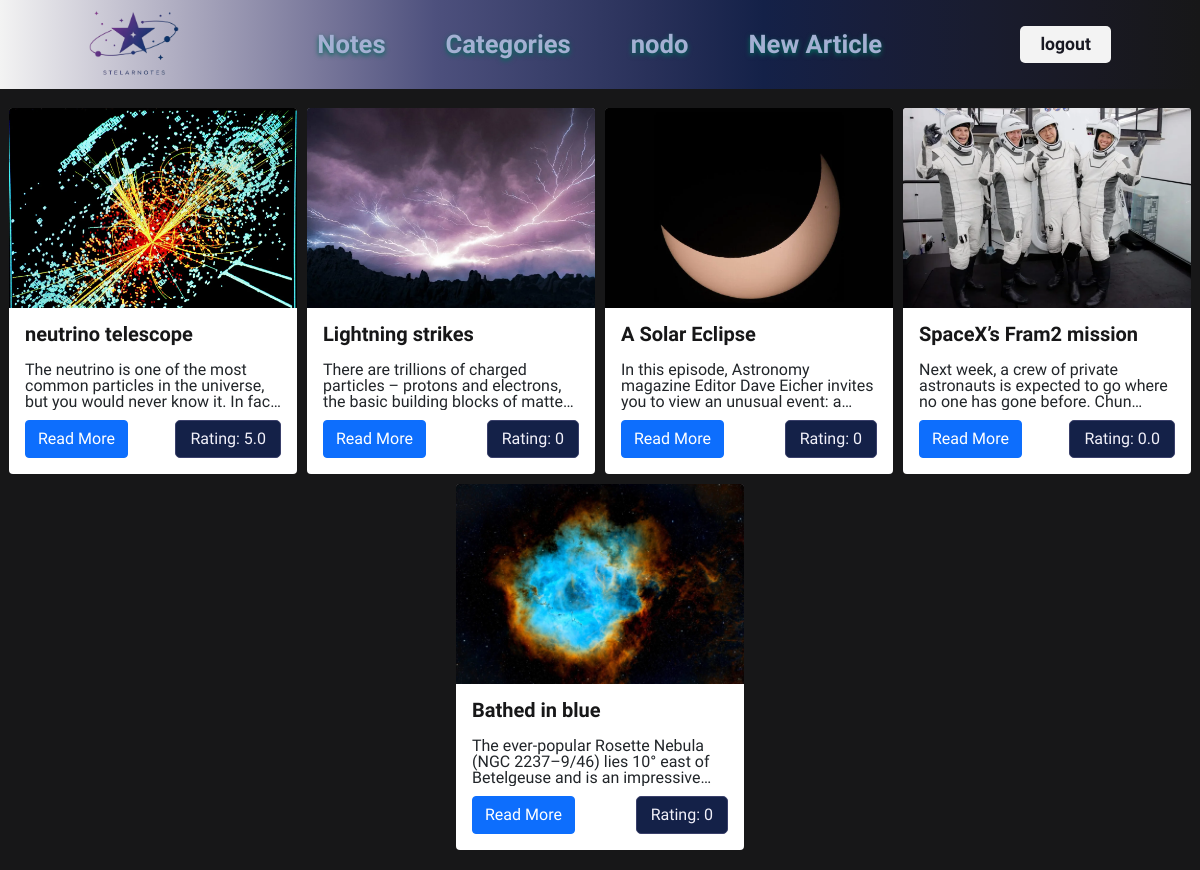
The page /user/nodo/ on the database its author committed.
### core/models.py (models this page shows, shortened)
class ArticleModel(models.Model):
    author = models.ForeignKey(User, on_delete=models.CASCADE)
    thumbnail = models.ImageField(upload_to="media/")
    title = models.CharField(max_length=200)
    tags = models.ManyToManyField(Tag, blank=True)
    text = models.TextField()
    created_at = models.DateTimeField(auto_now_add=True)
    views = models.IntegerField(default=0)
    def rating(self):
        reviews = self.review_set.all()
        if not reviews:
            return 0
        rating = sum([review.rating for review in reviews]) / len(reviews)
        return rating

class Review(models.Model):
    user = models.ForeignKey("auth.User", on_delete=models.CASCADE)
    article = models.ForeignKey(ArticleModel, on_delete=models.CASCADE)
    rating = models.PositiveSmallIntegerField(validators=[MaxValueValidator(5)])
    class Meta:
        constraints = [
            models.UniqueConstraint(
                fields=["user", "article"], name="unique_user_article"
            )
        ]

### core/views.py (the view)
# urls.py: path("user/<str:username>/", user_articles_view, name="user_articles"),
def user_articles_view(request, username):
    user = get_object_or_404(User, username=username)
    articles = ArticleModel.objects.filter(author=user).order_by("-created_at")
    return render(request, "user_articles.html", {"articles": articles, "user": user})

### core/templatetags/tags.py (called while the page is built)
@register.simple_tag
def get_all_tags():
    return Tag.objects.all()

### templates/user_articles.html (shortened to what this page needs)
{% extends "base.html" %}
{% block content %}
<div class="card_cont" style="width: 100%">
  {% for article in articles %}
    {% include "components/cards.html" %}
  {% empty %}
    <p>No articles available from this user</p>
  {% endfor %}
</div>
{%endblock content %}

### templates/components/header.html (shortened to what this page needs)
{% load static %} {% load tags %}
<header>
  <a href="{% url 'home' %}">
    <img src="{% static 'images/logo.png' %}" alt="logo" />
  </a>
  <nav>
    <ul>
      <li><a href="{% url 'home' %}">Notes</a></li>
      <li id="category_btn">Categories</li>
      <li>
        <a href="{% url 'user_articles' user.username %}">{{user.username}}</a>
      </li>
      <li><a href="{% url 'create_article' %}">New Article</a></li>
    </ul>
  </nav>
      {% get_all_tags as tags %}
  <a href="{% url 'logout' %}" class="logout">logout</a>
</header>

### templates/components/cards.html
<div class="card" style="width: 18rem">
  <img src="{{ article.thumbnail.url }}" class="card-img-top" alt="Thumbnail" />
  <div class="card-body">
    <h5 class="card-title">{{ article.title }}</h5>
    <p class="card-text truncate-text">{{ article.text }}</p>
    <div class="btn_and_rating">
      <a href="{% url 'article' article.pk %}" class="btn btn-primary"
      >Read More</a>
      <p>Rating: {{ article.rating }}</p>
    </div>
  </div>
</div>

### static/css/style.css (style rules this page uses)
:root { --font: "Winky Sans", sans-serif; --bgc: #171718; }
header { position: fixed; width: inherit; max-width: inherit; top: 0; left: 50%; transform: translateX(-50%); z-index: 2; display: flex; justify-content: space-around; align-items: center; padding: 10px 20px; background-image: linear-gradient(to right, #f3f3f3, #c9c7d4, #9f9db6, #767599, #4d507d, #3a406b, #283059, #142148, #181e3b, #191c2f, #191923, #171718); }
header img { width: 90px; transition: all .2s; }
nav ul { display: flex; justify-content: space-between; align-items: center; gap: 60px; }
nav ul li { color: #a4b0d3; font-family: var(--font); font-size: 1.6rem; font-weight: 600; text-shadow: 0px 2px 5px #006b5b; cursor: pointer; }
nav ul li a { color: #a4b0d3; font-family: var(--font); font-size: 1.6rem; font-weight: 600; text-shadow: 0px 2px 5px #006b5b; }
.logout { padding: 10px 20px; background-color: #f3f3f3; color: #191923; font-family: var(--font); font-size: 1.1rem; font-weight: 600; border: none; border-radius: 5px; cursor: pointer; transition: all .1s; }
.card_cont { padding: 20px 0; display: flex; flex-wrap: wrap; gap: 10px; justify-content: center; align-items: center; }
.card { height: 100%; border: none; font-family: var(--font); transition: all .1s linear; }
.card img { width: 100%; height: 200px; object-fit: cover; object-position: top; }
.card-body { display: flex; flex-direction: column; gap: 10px; }
.card-title { color: var(--bgc); font-size: 20px; font-weight: 600; }
.truncate-text { display: -webkit-box; -webkit-line-clamp: 3; -webkit-box-orient: vertical; overflow: hidden; text-overflow: ellipsis; white-space: normal; }
.btn_and_rating { display: flex; justify-content: space-between; align-items: center; }
.btn_and_rating p { padding: 10px 14px; background-color: #142148; border: 1px solid #3a406b; border-radius: 5px; color: #f2f1fa; font-family: var(--font); font-size: 16px; }

### rows shown on the page
ArticleModel: thumbnail (picture), title "neutrino telescope", text "The neutrino is one of the most common particles in the universe, but you would never know it. In…", rating "5.0"
ArticleModel: thumbnail (picture), title "Lightning strikes", text "There are trillions of charged particles – protons and electrons, the basic building blocks of…", rating "0"
ArticleModel: thumbnail (picture), title "A Solar Eclipse", text "In this episode, Astronomy magazine Editor Dave Eicher invites you to view an unusual event:…", rating "0"
ArticleModel: thumbnail (picture), title "SpaceX’s Fram2 mission", text "Next week, a crew of private astronauts is expected to go where no one has gone before.…", rating "0.0"
ArticleModel: thumbnail (picture), title "Bathed in blue", text "The ever-popular Rosette Nebula (NGC 2237–9/46) lies 10° east of Betelgeuse and is an…", rating "0"

### other values the page prints
{{ user.username }} "nodo"
